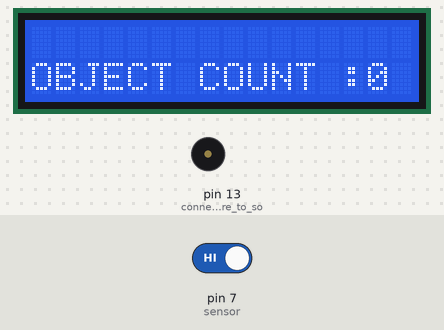
A sketch run on a simulated Arduino Uno, built with avr-gcc and run on an emulated ATmega328P. On the bench: 16×2 character LCD, buzzer (waves = sounding, pin HIGH). Inputs (shaded band) come from the test bench; at power-on: pin 7 (sensor) HIGH.

Above: at 1.2 s.
1.3 s: pin 7 (sensor) driven LOW
At 1.46 s:
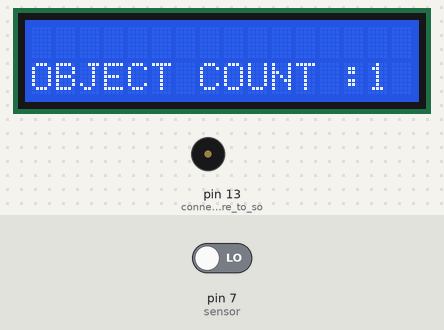
3.3 s: pin 7 (sensor) driven HIGH
At 3.3 s:
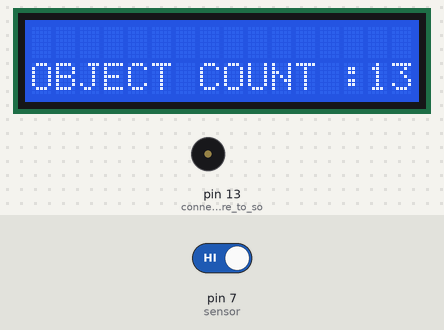
4.8 s: pin 7 (sensor) driven LOW
At 5.08 s:
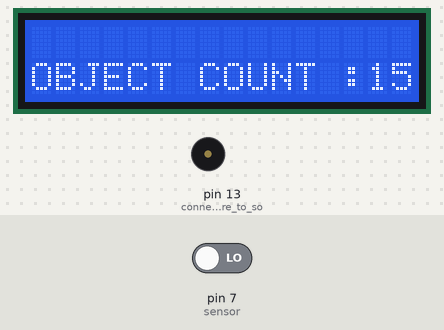
Timing chart, 0 to 12.3 s (numbered marks = the images above; inputs shaded):
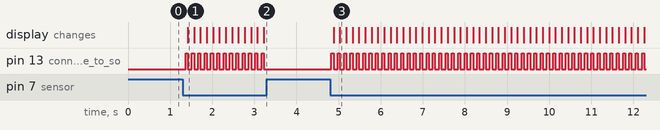

Measured:
- after the input at 1.3 s, pin 13 (connect_buzzer_here_to_so): alternates HIGH for 0.05 s and LOW for 0.10 s, starting after 0.07 s; the display: changes after 0.12 s (image 1)
- after the input at 3.3 s, pin 13 (connect_buzzer_here_to_so): stops changing and stays LOW
- after the input at 4.8 s, pin 13 (connect_buzzer_here_to_so): alternates HIGH for 0.05 s and LOW for 0.10 s, starting at once; the display: first changes after 0.08 s (image 3 shows a later state)

The sketch:

object_counter.ino
```cpp
/*----------------------------------------------------------------------------
 * Author: Eshwar jorvekar
 * Created on 18 September, 2017
 * Description: lcd displaying object count
 *----------------------------------------------------------------------------*/

#include<LiquidCrystal.h>

LiquidCrystal lcd(12, 11, 5, 4, 3, 2);  // RS, E, D4-D7

int count=0;

void setup()
{
 pinMode(LED_BUILTIN,OUTPUT);   // connect buzzer here to sound the output
 lcd.begin(16, 2);  // initializes the 16x2 LCD
 lcd.setCursor(0,1);
 lcd.print("OBJECT COUNT : ");
}

void loop() {
  int sense = digitalRead(7); // connect obstacle sensor to digital pin 7

  if(!sense)
  {
    digitalWrite(LED_BUILTIN,HIGH);
    delay(50);
    digitalWrite(LED_BUILTIN,LOW);
    count++;
  }
  lcd.setCursor(14,1);
  lcd.print(count);
  delay(100);
}
```
